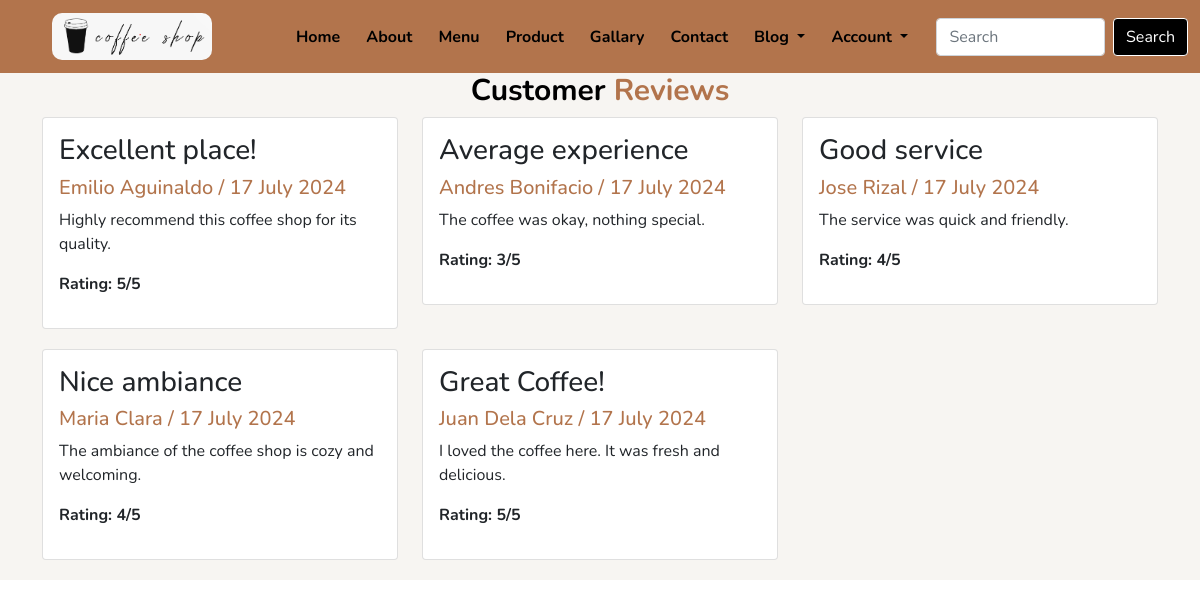
/itsecwb/reviews.php, run on the app's committed database.
### tables this page shows
CREATE TABLE `reviews` (
  `id` int(11) NOT NULL,
  `user_id` int(11) NOT NULL,
  `author_name` varchar(255) NOT NULL,
  `title` varchar(255) NOT NULL,
  `content` text NOT NULL,
  `rating` int(11) NOT NULL,
  `created_at` timestamp NOT NULL DEFAULT current_timestamp()
);

### itsecwb/reviews.php (the view, shortened to what this page needs)
<?php
include 'navbar.php';
$sql = "SELECT * FROM reviews ORDER BY created_at DESC";
$result = mysqli_query($conn, $sql);
?>
<!DOCTYPE html>
<html lang="en">
<head>
    <link rel="stylesheet" href="css/style.css">
    <link rel="stylesheet" href="https://cdnjs.cloudflare.com/ajax/libs/font-awesome/6.2.0/css/all.min.css">
    <link href="https://cdn.jsdelivr.net/npm/bootstrap@5.0.2/dist/css/bootstrap.min.css" rel="stylesheet">
</head>
<body>
<section class="reviews" id="reviews">
    <div class="container">
        <h1>Customer <span style="color: #b2744c;">Reviews</span></h1>
        <div class="row">
            <?php
            if (mysqli_num_rows($result) > 0) {
                while ($row = mysqli_fetch_assoc($result)) {
                    ?>
                    <div class="col-md-4 py-3 py-md-0 review-card">
                        <div class="card">
                            <div class="card-body">
                                <h3><?php echo $row['title']; ?></h3>
                                <h5><?php echo $row['author_name'] . ' / ' . date('d F Y', strtotime($row['created_at'])); ?></h5>
                                <p><?php echo $row['content']; ?></p>
                                <p><strong>Rating: <?php echo $row['rating']; ?>/5</strong></p>
                            </div>
                        </div>
                    </div>
                    <?php
                }
            } else {
                echo "<p>No reviews found.</p>";
            }
            ?>
        </div>
    </div>
</section>
</body>
</html>

### itsecwb/css/style.css (style rules this page uses)
* { margin: 0; padding: 0; box-sizing: border-box; font-family: "Nunito", sans-serif; }
html { scroll-behavior: smooth; }

### itsecwb/reviews.php (style rules this page uses)
.reviews { width: 100%; background: #f7f5f2; }
.reviews h1 { text-align: center; font-size: 30px; color: black; font-weight: bold; }
.reviews h5 { color: #b2744c; }
.review-card { margin-bottom: 20px; }

### data on the page
reviews: title "Excellent place!", author_name "Emilio Aguinaldo", created_at "17 July 2024", content "Highly recommend this coffee shop for its quality.", rating "5"
reviews: title "Average experience", author_name "Andres Bonifacio", created_at "17 July 2024", content "The coffee was okay, nothing special.", rating "3"
reviews: title "Good service", author_name "Jose Rizal", created_at "17 July 2024", content "The service was quick and friendly.", rating "4"
reviews: title "Nice ambiance", author_name "Maria Clara", created_at "17 July 2024", content "The ambiance of the coffee shop is cozy and welcoming.", rating "4"
reviews: title "Great Coffee!", author_name "Juan Dela Cruz", created_at "17 July 2024", content "I loved the coffee here. It was fresh and delicious.", rating "5"
